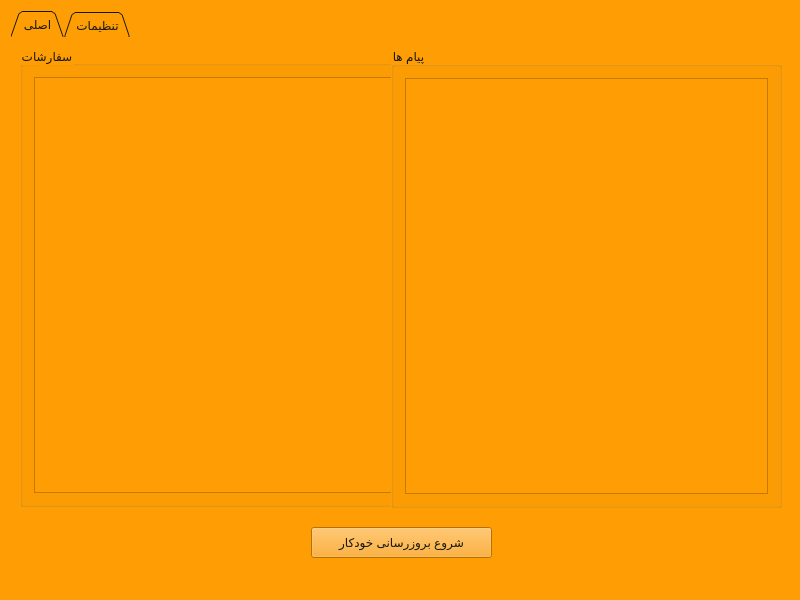
<?xml version="1.0" encoding="UTF-8"?>
<ui version="4.0">
 <class>MainWindow</class>
 <widget class="QMainWindow" name="MainWindow">
  <property name="geometry">
   <rect>
    <x>0</x>
    <y>0</y>
    <width>800</width>
    <height>600</height>
   </rect>
  </property>
  <property name="minimumSize">
   <size>
    <width>800</width>
    <height>600</height>
   </size>
  </property>
  <property name="maximumSize">
   <size>
    <width>800</width>
    <height>600</height>
   </size>
  </property>
  <property name="windowTitle">
   <string>مدیریت نرم افزار</string>
  </property>
  <property name="styleSheet">
   <string notr="true">font: 9pt &quot;DejaVu Sans Mono&quot;;
background-color: rgb(255, 158, 4);

color: rgb(23, 23, 12);

border-color: rgb(242, 255, 4);</string>
  </property>
  <widget class="QWidget" name="centralWidget">
   <layout class="QGridLayout" name="gridLayout">
    <item row="0" column="0">
     <widget class="QTabWidget" name="tabWidget">
      <property name="layoutDirection">
       <enum>Qt::LeftToRight</enum>
      </property>
      <property name="styleSheet">
       <string notr="true"/>
      </property>
      <property name="tabPosition">
       <enum>QTabWidget::North</enum>
      </property>
      <property name="tabShape">
       <enum>QTabWidget::Triangular</enum>
      </property>
      <property name="currentIndex">
       <number>0</number>
      </property>
      <property name="iconSize">
       <size>
        <width>25</width>
        <height>25</height>
       </size>
      </property>
      <property name="elideMode">
       <enum>Qt::ElideNone</enum>
      </property>
      <property name="documentMode">
       <bool>false</bool>
      </property>
      <property name="tabsClosable">
       <bool>false</bool>
      </property>
      <property name="movable">
       <bool>true</bool>
      </property>
      <property name="tabBarAutoHide">
       <bool>false</bool>
      </property>
      <widget class="QWidget" name="tab">
       <attribute name="icon">
        <iconset resource="../evazTaxi_android/file.qrc">
         <normaloff>:/image/File/image/store.png</normaloff>:/image/File/image/store.png</iconset>
       </attribute>
       <attribute name="title">
        <string>اصلی</string>
       </attribute>
       <widget class="QGroupBox" name="groupBox">
        <property name="geometry">
         <rect>
          <x>9</x>
          <y>9</y>
          <width>391</width>
          <height>461</height>
         </rect>
        </property>
        <property name="title">
         <string>سفارشات</string>
        </property>
        <layout class="QGridLayout" name="gridLayout_2">
         <item row="0" column="0">
          <widget class="QTextEdit" name="textEdit"/>
         </item>
        </layout>
       </widget>
       <widget class="QGroupBox" name="groupBox_2">
        <property name="geometry">
         <rect>
          <x>380</x>
          <y>10</y>
          <width>391</width>
          <height>461</height>
         </rect>
        </property>
        <property name="title">
         <string>پیام ها</string>
        </property>
        <layout class="QGridLayout" name="gridLayout_3">
         <item row="0" column="0">
          <widget class="QTextEdit" name="textEdit_2"/>
         </item>
        </layout>
       </widget>
       <widget class="QPushButton" name="pushButton">
        <property name="geometry">
         <rect>
          <x>300</x>
          <y>490</y>
          <width>181</width>
          <height>31</height>
         </rect>
        </property>
        <property name="text">
         <string>شروع بروزرسانی خودکار</string>
        </property>
       </widget>
      </widget>
      <widget class="QWidget" name="tab_2">
       <attribute name="icon">
        <iconset resource="../evazTaxi_android/file.qrc">
         <normaloff>:/image/File/image/account-edit.png</normaloff>:/image/File/image/account-edit.png</iconset>
       </attribute>
       <attribute name="title">
        <string>تنظیمات</string>
       </attribute>
       <widget class="QGroupBox" name="groupBox_3">
        <property name="geometry">
         <rect>
          <x>30</x>
          <y>20</y>
          <width>361</width>
          <height>151</height>
         </rect>
        </property>
        <property name="title">
         <string>وضعیت</string>
        </property>
        <layout class="QGridLayout" name="gridLayout_4">
         <item row="0" column="0">
          <widget class="QTextEdit" name="textEdit_3"/>
         </item>
        </layout>
       </widget>
       <widget class="QGroupBox" name="groupBox_4">
        <property name="geometry">
         <rect>
          <x>410</x>
          <y>20</y>
          <width>341</width>
          <height>151</height>
         </rect>
        </property>
        <property name="title">
         <string>نرخ تاکسی</string>
        </property>
        <layout class="QGridLayout" name="gridLayout_5">
         <item row="0" column="0">
          <widget class="QTextEdit" name="textEdit_4"/>
         </item>
        </layout>
       </widget>
       <widget class="QPushButton" name="pushButton_2">
        <property name="geometry">
         <rect>
          <x>330</x>
          <y>430</y>
          <width>151</width>
          <height>31</height>
         </rect>
        </property>
        <property name="text">
         <string>بروزرسانی تنظیمات</string>
        </property>
       </widget>
       <widget class="QGroupBox" name="groupBox_5">
        <property name="geometry">
         <rect>
          <x>30</x>
          <y>190</y>
          <width>361</width>
          <height>151</height>
         </rect>
        </property>
        <property name="title">
         <string>تعداد تاکسی های موجود</string>
        </property>
        <layout class="QGridLayout" name="gridLayout_6">
         <item row="0" column="0">
          <widget class="QTextEdit" name="textEdit_5"/>
         </item>
        </layout>
       </widget>
      </widget>
     </widget>
    </item>
   </layout>
  </widget>
  <widget class="QMenuBar" name="menuBar">
   <property name="geometry">
    <rect>
     <x>0</x>
     <y>0</y>
     <width>800</width>
     <height>19</height>
    </rect>
   </property>
  </widget>
 </widget>
 <layoutdefault spacing="6" margin="11"/>
 <resources/>
 <connections/>
</ui>
